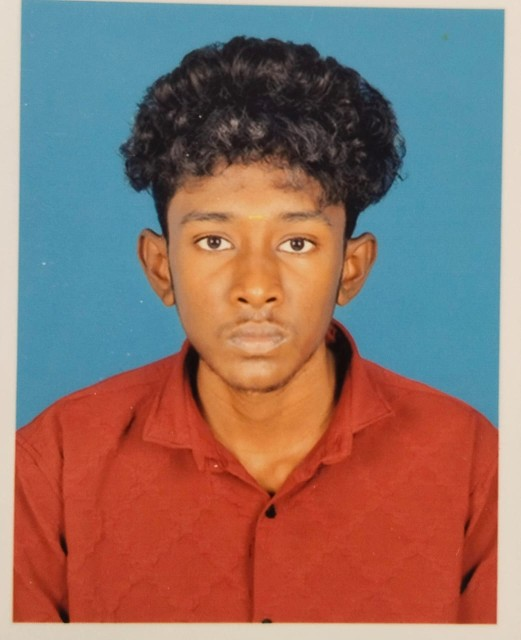
#> input picture 1.jpg, 521 x 640 px
$ jupyter execute 'exp1 (2).ipynb'
#> lines starting #> are read from the running program, lines starting #| are printed output that depends on the picture
## EXP-1 Image Handling and Pixel Transformations Using OpenCV

## Name: Yashvandan K

## Reg No: 212225100060

[cell 1]
import cv2
import matplotlib.pyplot as plt
img = cv2.imread('1.jpg', cv2.IMREAD_COLOR)
#> img is the input picture: shape (640, 521, 3); mean B, G, R 105.5, 113, 142
img_rgb = cv2.cvtColor(img, cv2.COLOR_BGR2RGB)
plt.imshow(img_rgb, cmap='viridis')  # You can change 'viridis' to another cmap or use None for RGB images
plt.title("Original Image")
plt.axis('off')  # Removes axis ticks and labels
plt.show()

[cell 2]
import cv2
import matplotlib.pyplot as plt

# Read the image
img = cv2.imread('1.jpg')

# Convert BGR to RGB
img_rgb = cv2.cvtColor(img, cv2.COLOR_BGR2RGB)

# Display image shape
print(img_rgb.shape)
#| (640, 521, 3)

# Draw a red line on the image
line_img = cv2.line(img_rgb.copy(), (0, 0), (500, 600), (255, 0, 0), 2)

# Display the image
plt.imshow(line_img)
plt.title("Image with Line")
plt.axis('off')
plt.show()

[cell 3]
import cv2
import matplotlib.pyplot as plt

# Read the uploaded image
img = cv2.imread('1.jpg')

# Convert BGR to RGB
img_rgb = cv2.cvtColor(img, cv2.COLOR_BGR2RGB)

# Get image dimensions
print(img_rgb.shape)
#| (640, 521, 3)

# Draw a red circle around the face
circle_img = cv2.circle(img_rgb.copy(), (260, 250), 120, (255, 0, 0), 5)

# Display the image
plt.imshow(circle_img)
plt.title("Image with Circle")
plt.axis('off')
plt.show()

[cell 4]
import cv2
import matplotlib.pyplot as plt

# Load the image
image = cv2.imread('1.jpg')

# Convert BGR to RGB
img_rgb = cv2.cvtColor(image, cv2.COLOR_BGR2RGB)

# Get image dimensions
height, width = img_rgb.shape[:2]
#> height = 640; width = 521

# Draw a slightly adjusted blue rectangle
rectangle_img = cv2.rectangle(img_rgb.copy(),(20, 10),(width - 10, height - 10),(0, 0, 255),6)
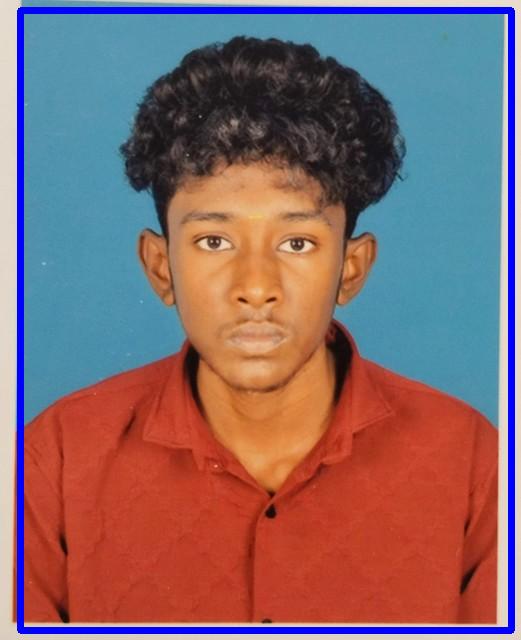
#> rectangle_img: shape (640, 521, 3); mean R, G, B 133.8, 104.7, 109.3

# Display the image
plt.imshow(rectangle_img)
plt.title("Image with Rectangle")
plt.axis('off')
plt.show()

[cell 5]
import cv2
import matplotlib.pyplot as plt

# Load the image
image = cv2.imread('1.jpg')

# Convert BGR to RGB
img_rgb = cv2.cvtColor(image, cv2.COLOR_BGR2RGB)

# Add text to the image
text_img = cv2.putText(
    img_rgb.copy(),
    "OpenCV Drawing",
    (10, 30),
    cv2.FONT_HERSHEY_SIMPLEX,
    1,
    (255, 255, 255),
    2
)

# Display the image
plt.imshow(text_img)
plt.title("Image with Text")
plt.axis('off')
plt.show()

[cell 6]
image = cv2.imread('1.jpg')
image_rgb = cv2.cvtColor(image, cv2.COLOR_BGR2RGB)
plt.imshow(image_rgb)
plt.title("Original RGB Image")
plt.axis("off")

[cell 7]
image_hsv = cv2.cvtColor(image_rgb, cv2.COLOR_RGB2HSV)
#> image_hsv: shape (640, 521, 3); mean H, S, V 49.2, 138.9, 172.1
plt.imshow(image_hsv)
plt.title("HSV Image")
plt.axis("off")

[cell 8]
image_gray = cv2.cvtColor(image_rgb, cv2.COLOR_RGB2GRAY)
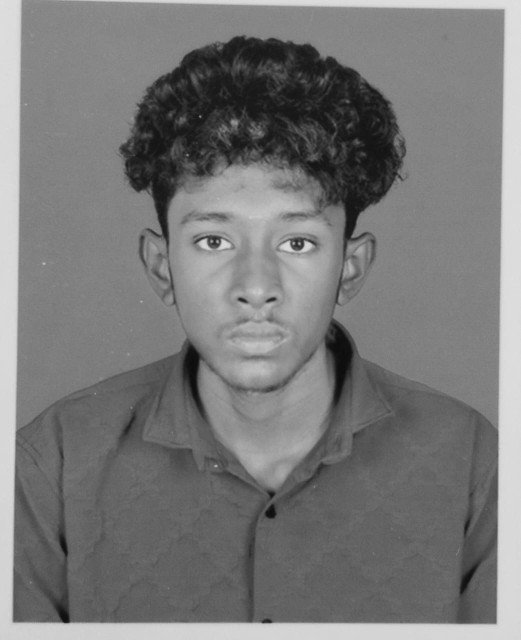
#> image_gray: shape (640, 521); min 12, max 224, mean 120.8
plt.imshow(image_gray, cmap='gray')
plt.title("Grayscale Image")
plt.axis("off")

[cell 9]
image_ycrcb = cv2.cvtColor(image_rgb, cv2.COLOR_RGB2YCrCb)
#> image_ycrcb: shape (640, 521, 3); mean of channels 0, 1, 2 120.8, 143.1, 119.4
plt.imshow(image_ycrcb)
plt.title("YCrCb Image")
plt.axis("off")

[cell 10]
image_hsv_to_rgb = cv2.cvtColor(image_hsv, cv2.COLOR_HSV2RGB)
plt.imshow(image_hsv_to_rgb)
plt.title("HSV to RGB Image")
plt.axis("off")

[cell 11]
import cv2
import matplotlib.pyplot as plt

# Load the original image
image = cv2.imread('1.jpg')

# Add a 300x300 white block
image[100:400, 100:400] = [255, 255, 255]
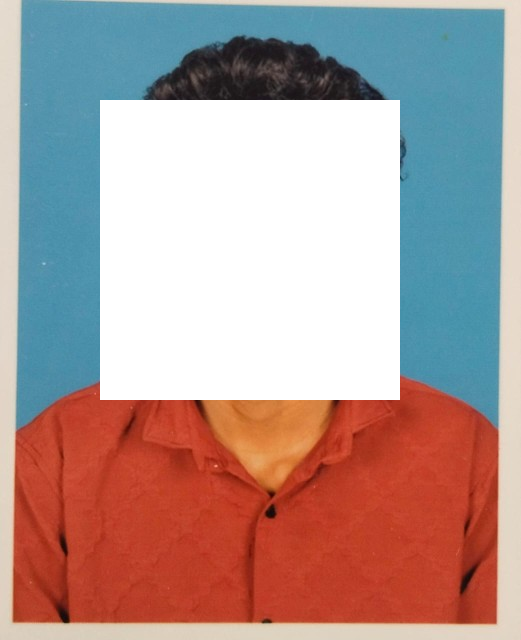
#> image: shape (640, 521, 3); mean B, G, R 150.5, 153.6, 176.3

# Convert BGR to RGB
image_rgb = cv2.cvtColor(image, cv2.COLOR_BGR2RGB)

# Display the image
plt.imshow(image_rgb)
plt.title("Image with 300x300 White Block")
plt.axis("off")
plt.show()

[cell 12]
import cv2
import matplotlib.pyplot as plt

image = cv2.imread('1.jpg')

print("Original Image Shape:", image.shape)
#| Original Image Shape: (640, 521, 3)

resized_image = cv2.resize(image, (260, 320))

resized_image_rgb = cv2.cvtColor(resized_image, cv2.COLOR_BGR2RGB)

print("Resized Image Shape:", resized_image_rgb.shape)
#| Resized Image Shape: (320, 260, 3)

plt.imshow(resized_image_rgb)
plt.title("Resized Image (Half Size)")
plt.axis("off")
plt.show()

[cell 13]
image = cv2.imread('1.jpg')
image.shape
roi = image[50:350, 50:350]
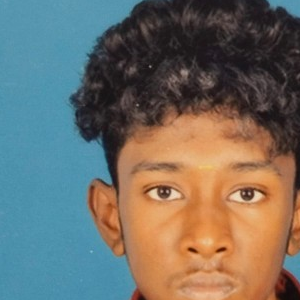
#> roi: shape (300, 300, 3); mean B, G, R 102.4, 110.1, 112.4
roi_rgb = cv2.cvtColor(roi, cv2.COLOR_BGR2RGB)
plt.imshow(roi_rgb)
plt.title("Cropped Region of Interest (ROI)")
plt.axis("off")
plt.show()

[cell 14]
image = cv2.imread('1.jpg')
flipped_horizontally = cv2.flip(image, 1)
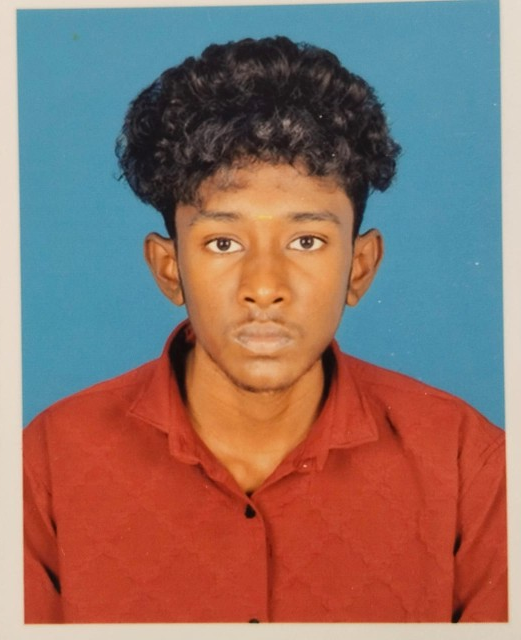
#> flipped_horizontally: shape (640, 521, 3); mean B, G, R 105.5, 113, 142
flipped_horizontally_rgb = cv2.cvtColor(flipped_horizontally, cv2.COLOR_BGR2RGB)
plt.imshow(flipped_horizontally_rgb)
plt.title("Flipped Horizontally")
plt.axis("off")

[cell 15]
flipped_vertically = cv2.flip(image, 0)
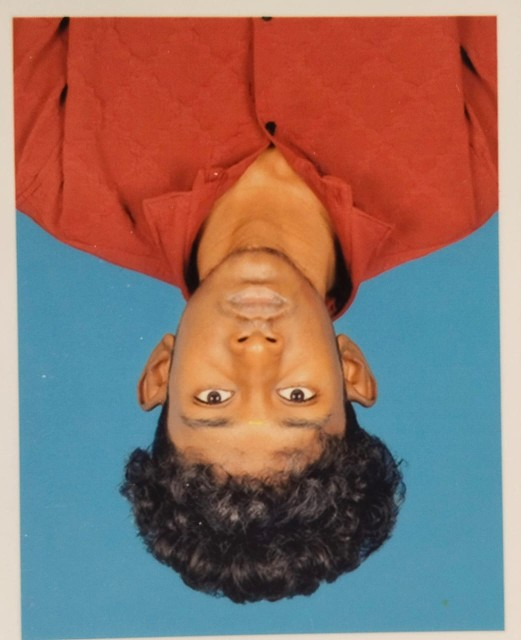
#> flipped_vertically: shape (640, 521, 3); mean B, G, R 105.5, 113, 142
flipped_vertically_rgb = cv2.cvtColor(flipped_vertically, cv2.COLOR_BGR2RGB)
plt.imshow(flipped_vertically_rgb)
plt.title("Flipped Vertically")
plt.axis("off")
